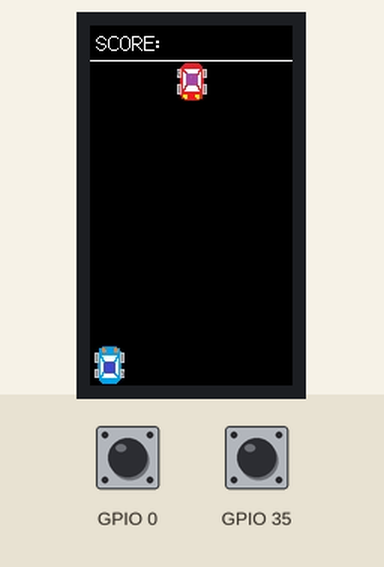
Simulated run of this sketch. Board: ESP32. On the bench: 135×240 colour display. The inputs (shaded band) are chosen by the test bench; at power-on: GPIO 35 HIGH, GPIO 0 HIGH. Random numbers use the default seed unless the sketch sets one.

Above: at 1.3 s.
1.4 s: GPIO 35 pulled LOW for 0.15 s
At 2.4 s:
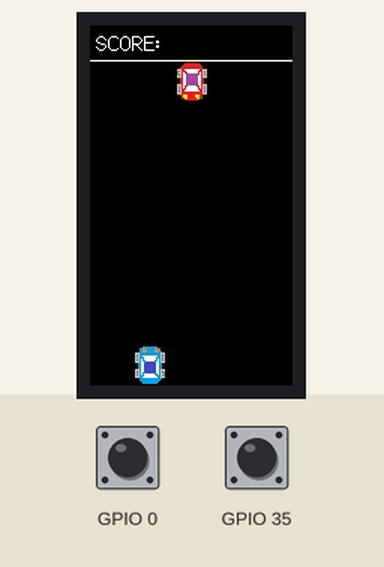
3.0 s: GPIO 35 pulled LOW for 1 s
At 3.6 s:
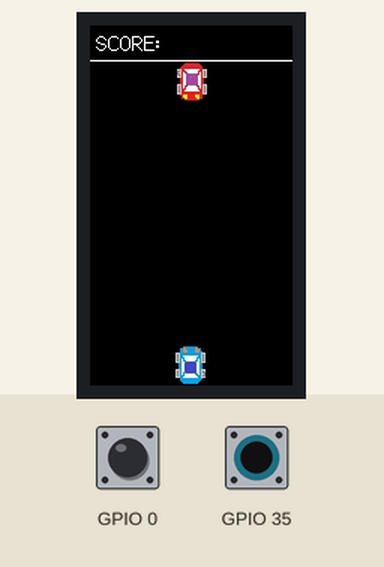
Timing chart, 0 to 6.0 s (numbered marks = the images above; inputs shaded):
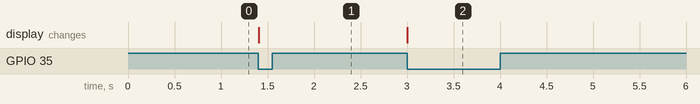

Measured:
- after the input at 1.4 s, the display: changes at once (image 1)
- after the input at 3.0 s, the display: changes at once (image 2)

The sketch:

Game.ino
```cpp
#include <TFT_eSPI.h>
#include "player.h"
#include "enemy.h"
TFT_eSPI    tft = TFT_eSPI();

int px=0; // player car X coordinate
int py=213;   // player car Y coordinate;
int carSize=27;

int debounce=0;
int debounce2=0;

int ex[5]; //enemy X coordinate
int ey[5]={24,-3,-30,-57,-84};

bool gameRun=true;

long t=0;
long gameSpeed=500000;
int score=0;
void setup() {
  pinMode(35,INPUT_PULLUP);
  pinMode(0,INPUT_PULLUP);
  tft.init();
  tft.setSwapBytes(true);
  tft.fillScreen(TFT_BLACK);

  for(int n=0;n<5;n++)
  ex[n]=random(0,5)*27;

  tft.pushImage(ex[0],ey[0],carSize,carSize,enemy);
  tft.pushImage(px,py,carSize,carSize,player);
  tft.drawLine(0,23,135,23,TFT_WHITE);
  tft.drawString("SCORE:",4,4,2);
}

void loop() {

if(gameRun==true)
{
  t++;
  if(t>gameSpeed)
   {
    drawEnemy();
    t=0;
    }
  drawPlayer();
  checkColision();
 }
}

void drawPlayer()
{
  if(digitalRead(35)==0 && px<108 )
   {
    if(debounce==0){
        debounce=1;
        tft.fillRect(px,py,carSize,carSize,TFT_BLACK);
        px=px+27;
        tft.pushImage(px,py,carSize,carSize,player);
    }
   }else debounce=0;

  if(digitalRead(0)==0 && px>0 )
   {
    if(debounce2==0){
        debounce2=1;
        tft.fillRect(px,py,carSize,carSize,TFT_BLACK);
        px=px-27;
        tft.pushImage(px,py,carSize,carSize,player);
    }
   }else debounce2=0;

}

void drawEnemy()
{

   for(int n=0;n<5;n++)
   {
     if(ey[n]>-3)
     {
     tft.fillRect(ex[n],ey[n],27,27,TFT_BLACK);
     ey[n]=ey[n]+27;
     tft.pushImage(ex[n],ey[n],27,27,enemy);
     }else
     {
     ey[n]=ey[n]+27;
     }
        if(ey[n]>=240)
        {
         ey[n]=24;
         ex[n]=random(0,5)*27;
         score++;
         gameSpeed=gameSpeed-4000;
         tft.drawString(String(score),50,4,2);
         tft.drawString(String(gameSpeed),70,4,2);
    }
   }
}

void checkColision()
{
 for(int n=0;n<5;n++)
 {
 if(px==ex[n] && py==ey[n])
 gameRun=false;
 }
}
```

Source omitted: enemy.h (data table, 7289 bytes), player.h (data table, 7291 bytes)
